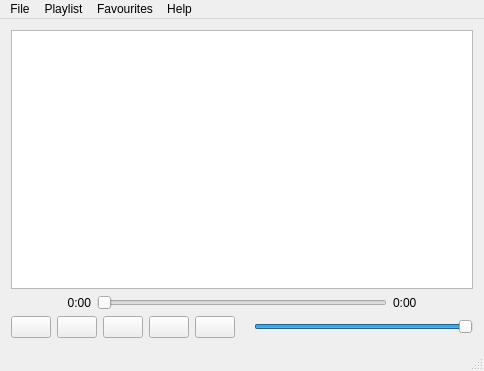
<?xml version="1.0" encoding="UTF-8"?>
<ui version="4.0">
 <class>MainWindow</class>
 <widget class="QMainWindow" name="MainWindow">
  <property name="geometry">
   <rect>
    <x>0</x>
    <y>0</y>
    <width>484</width>
    <height>371</height>
   </rect>
  </property>
  <property name="windowTitle">
   <string>Failamp</string>
  </property>
  <widget class="QWidget" name="centralWidget">
   <property name="sizePolicy">
    <sizepolicy hsizetype="Maximum" vsizetype="Maximum">
     <horstretch>0</horstretch>
     <verstretch>0</verstretch>
    </sizepolicy>
   </property>
   <layout class="QVBoxLayout" name="verticalLayout">
    <item>
     <widget class="QListView" name="playlistView">
      <property name="acceptDrops">
       <bool>true</bool>
      </property>
      <property name="showDropIndicator" stdset="0">
       <bool>true</bool>
      </property>
      <property name="dragDropMode">
       <enum>QAbstractItemView::DropOnly</enum>
      </property>
      <property name="defaultDropAction">
       <enum>Qt::CopyAction</enum>
      </property>
      <property name="alternatingRowColors">
       <bool>true</bool>
      </property>
      <property name="uniformItemSizes">
       <bool>true</bool>
      </property>
     </widget>
    </item>
    <item>
     <layout class="QHBoxLayout" name="horizontalLayout_4">
      <item>
       <widget class="QLabel" name="currentTimeLabel">
        <property name="minimumSize">
         <size>
          <width>80</width>
          <height>0</height>
         </size>
        </property>
        <property name="text">
         <string>0:00</string>
        </property>
        <property name="alignment">
         <set>Qt::AlignRight|Qt::AlignTrailing|Qt::AlignVCenter</set>
        </property>
       </widget>
      </item>
      <item>
       <widget class="QSlider" name="timeSlider">
        <property name="orientation">
         <enum>Qt::Horizontal</enum>
        </property>
       </widget>
      </item>
      <item>
       <widget class="QLabel" name="totalTimeLabel">
        <property name="minimumSize">
         <size>
          <width>80</width>
          <height>0</height>
         </size>
        </property>
        <property name="text">
         <string>0:00</string>
        </property>
        <property name="alignment">
         <set>Qt::AlignLeading|Qt::AlignLeft|Qt::AlignVCenter</set>
        </property>
       </widget>
      </item>
     </layout>
    </item>
    <item>
     <layout class="QHBoxLayout" name="horizontalLayout_5">
      <item>
       <widget class="QPushButton" name="previousButton">
        <property name="text">
         <string/>
        </property>
        <property name="icon">
         <iconset>
          <normaloff>images/previous.png</normaloff>images/previous.png</iconset>
        </property>
       </widget>
      </item>
      <item>
       <widget class="QPushButton" name="playButton">
        <property name="text">
         <string/>
        </property>
        <property name="icon">
         <iconset>
          <normaloff>images/play.png</normaloff>images/play.png</iconset>
        </property>
       </widget>
      </item>
      <item>
       <widget class="QPushButton" name="stopButton">
        <property name="text">
         <string/>
        </property>
        <property name="icon">
         <iconset>
          <normaloff>images/stop.png</normaloff>images/stop.png</iconset>
        </property>
       </widget>
      </item>
      <item>
       <widget class="QPushButton" name="nextButton">
        <property name="text">
         <string/>
        </property>
        <property name="icon">
         <iconset>
          <normaloff>images/next.png</normaloff>images/next.png</iconset>
        </property>
       </widget>
      </item>
      <item>
       <widget class="QPushButton" name="loopButton">
        <property name="text">
         <string/>
        </property>
        <property name="icon">
         <iconset>
          <normaloff>images/loop.png</normaloff>images/loop.png</iconset>
        </property>
       </widget>
      </item>
      <item>
       <widget class="QLabel" name="volume">
        <property name="text">
         <string/>
        </property>
        <property name="pixmap">
         <pixmap>images/volume-down.png</pixmap>
        </property>
       </widget>
      </item>
      <item>
       <widget class="QSlider" name="volumeSlider">
        <property name="maximum">
         <number>100</number>
        </property>
        <property name="value">
         <number>100</number>
        </property>
        <property name="orientation">
         <enum>Qt::Horizontal</enum>
        </property>
       </widget>
      </item>
     </layout>
    </item>
   </layout>
  </widget>
  <widget class="QMenuBar" name="menuBar">
   <property name="geometry">
    <rect>
     <x>0</x>
     <y>0</y>
     <width>484</width>
     <height>22</height>
    </rect>
   </property>
   <widget class="QMenu" name="menuFIle">
    <property name="title">
     <string>File</string>
    </property>
    <addaction name="actionOpen_file"/>
    <addaction name="add_to_queue"/>
    <addaction name="add_to_fav"/>
    <addaction name="add_to_playlist"/>
    <addaction name="separator"/>
    <addaction name="exit_player"/>
   </widget>
   <widget class="QMenu" name="menuPlaylists">
    <property name="title">
     <string>Playlist</string>
    </property>
    <addaction name="new_playlist"/>
    <addaction name="view_playlists"/>
   </widget>
   <widget class="QMenu" name="menuFavourites">
    <property name="title">
     <string>Favourites</string>
    </property>
   </widget>
   <widget class="QMenu" name="menuHelp">
    <property name="title">
     <string>Help</string>
    </property>
    <addaction name="about"/>
   </widget>
   <addaction name="menuFIle"/>
   <addaction name="menuPlaylists"/>
   <addaction name="menuFavourites"/>
   <addaction name="menuHelp"/>
  </widget>
  <widget class="QStatusBar" name="statusBar"/>
  <action name="add_to_queue">
   <property name="text">
    <string>Add to Queue</string>
   </property>
  </action>
  <action name="create_playlist">
   <property name="text">
    <string>Create Playlist</string>
   </property>
  </action>
  <action name="view_playlist">
   <property name="text">
    <string>View PLaylists</string>
   </property>
  </action>
  <action name="add_to_fav">
   <property name="text">
    <string>Add to Favourites</string>
   </property>
  </action>
  <action name="add_to_playlist">
   <property name="text">
    <string>Add to Playlist</string>
   </property>
  </action>
  <action name="exit_player">
   <property name="text">
    <string>Exit</string>
   </property>
  </action>
  <action name="new_playlist">
   <property name="text">
    <string>New Playlist</string>
   </property>
  </action>
  <action name="view_playlists">
   <property name="text">
    <string>View Playlist</string>
   </property>
  </action>
  <action name="about">
   <property name="text">
    <string>About</string>
   </property>
  </action>
  <action name="actionOpen_file">
   <property name="text">
    <string>Open file..</string>
   </property>
  </action>
 </widget>
 <layoutdefault spacing="6" margin="11"/>
 <resources/>
 <connections/>
</ui>
